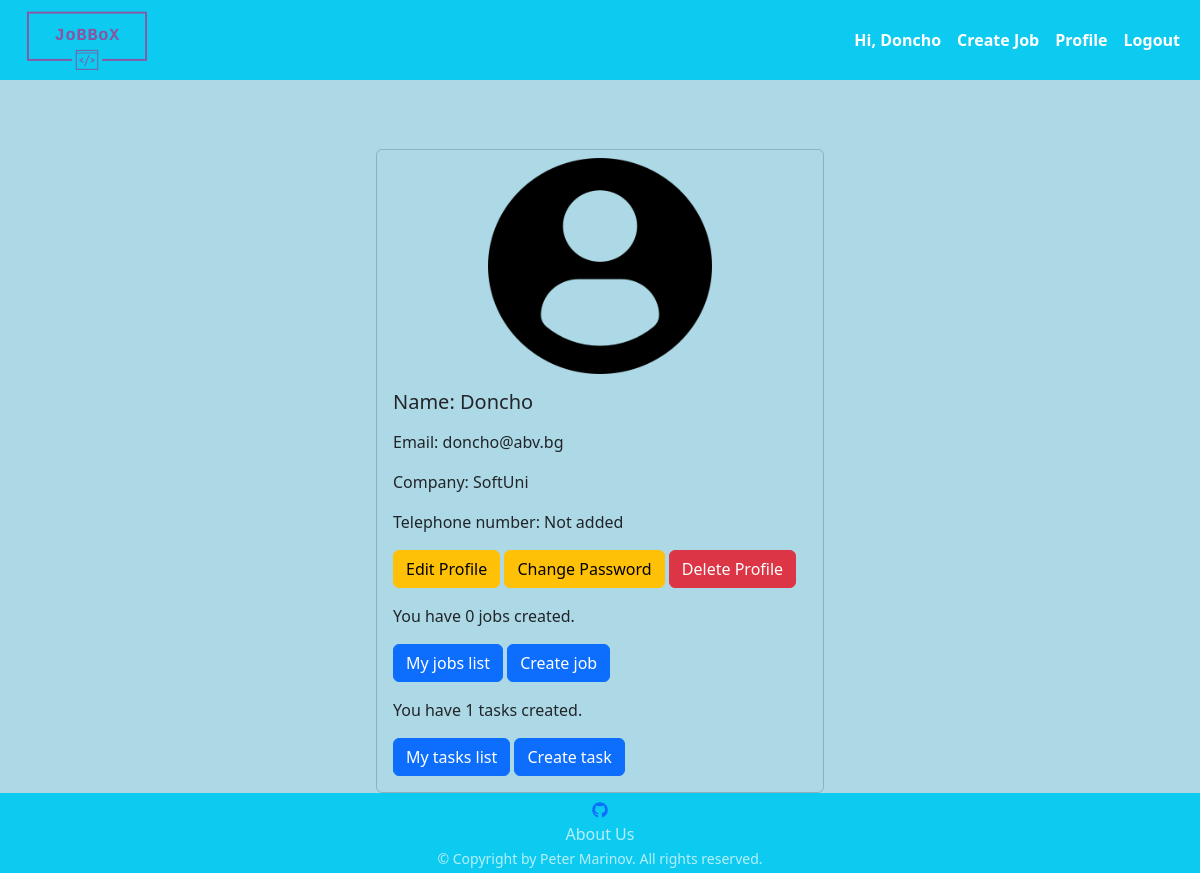
The page /user/profile/ (signed in) on the database as committed earlier.
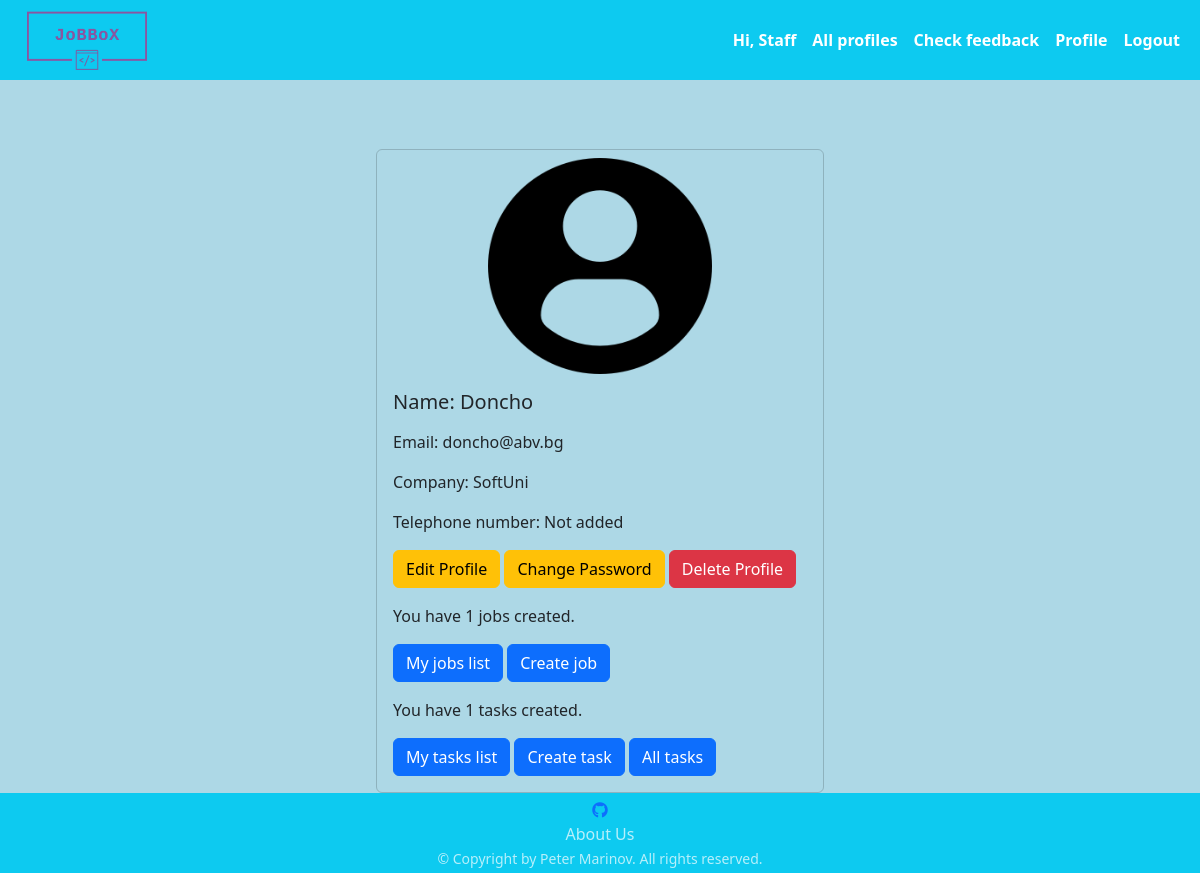
The same page on the database as committed later.
### jobbox/app_auth/models.py (models this page shows)
class AppUser(auth_models.AbstractBaseUser, auth_models.PermissionsMixin):
    USERNAME_FIELD = 'email'
    objects = AppUserManager()
    email = models.EmailField(
        null=False,
        blank=False,
        unique=True,
    )
    is_staff = models.BooleanField(
        default=False,
    )

### jobbox/common/models.py (models this page shows)
class ProfileHR(models.Model):
    FIRST_NAME_MAX_LEN = 30
    LAST_NAME_MAX_LEN = 30
    COMPANY_NAME_MAX_LEN = 15
    TELEPHONE_NUMBER_MAX_LEN = 13
    TELEPHONE_NUMBER_MIN_LEN = 4
    PROFILE_PICTURE_MAX_SIZE_IN_MB = 1
    first_name = models.CharField(
        max_length=FIRST_NAME_MAX_LEN,
        null=True,
        blank=False,
        validators=[
            check_if_only_letters,
        ]
    )
    last_name = models.CharField(
        max_length=LAST_NAME_MAX_LEN,
        null=True,
        blank=True,
        validators=[
            check_if_only_letters,
        ]
    )
    company_name = models.CharField(
        max_length=COMPANY_NAME_MAX_LEN,
        null=True,
        blank=True,
    )
    profile_picture = models.ImageField(
        upload_to='profilehr',
        null=True,
        blank=True,
        validators=[
            FileSizeValidatorInMB(PROFILE_PICTURE_MAX_SIZE_IN_MB)
        ]
    )
    telephone_number = models.CharField(
        max_length=TELEPHONE_NUMBER_MAX_LEN,
        null=True,
        blank=True,
        validators=[
            validators.MinLengthValidator(TELEPHONE_NUMBER_MIN_LEN),
            check_if_number_starts_with_zero_or_plus,
        ]
    )
    user = models.OneToOneField(
        UserModel,
        on_delete=models.CASCADE,
        primary_key=True,
    )
    def full_name(self):
        if self.last_name:
            return f'{self.first_name} {self.last_name}'
        return f'{self.first_name}'
    class Meta:
        verbose_name_plural = 'Profile HRs'

### jobbox/app_auth/views.py (the view)
# urls.py: path('profile/', profile_user, name='profile_user'),
@login_required
def profile_user(request):
    context = {
        'user': request.current_user,
        'number_of_tasks': len(HRTask.objects.filter(user_id=request.current_user.pk)),
        'number_of_jobs': len(Job.objects.filter(hr=request.current_user.pk)),
    }
    return render(request, 'app_auth/profile.html', context=context)

### middawares/middawares.py (called while the page is built)
def set_profile_middleware(get_response):
    def middleware(request, *args, **kwargs):
        if request.user.is_authenticated:
            request.current_user = request.user
        else:
            request.current_user = None
        return get_response(request, *args, **kwargs)
    return middleware

### templates/app_auth/profile.html (shortened to what this page needs)
{% extends 'base.html' %}
{% load static %}
{% block content %}
    <section class="card bg-transparent" style="width: 28rem;">
        {% if user.profilehr.profile_picture %}
            <img class="card-img-top" style="max-height: 14rem;" src="/media/{{ user.profilehr.profile_picture }}"
                 alt="company logo">
        {% else %}
            <div class="d-flex justify-content-center">
                <img class="card-img-top pt-2" style="max-height: 14rem; max-width: 14rem;"
                     src="{% static 'profilehr/profile-user.png' %}" alt="">
            </div>
        {% endif %}
        <div class="card-body">
            {% if user.profilehr.full_name == None %}
                <h5 class="card-title mb-3">Name: Not given</h5>
            {% else %}
                <h5 class="card-title mb-3">Name: {{ user.profilehr.full_name }}</h5>
            {% endif %}
            <p class="card-text">Email: {{ user.email }}</p>
            <p class="card-text">Company: {{ user.profilehr.company_name }}</p>
            {% if user.telephone_number %}
                <p class="card-text">Telephone number: {{ user.profilehr.telephone_number }}</p>
            {% else %}
                <p class="card-text">Telephone number: Not added</p>
            {% endif %}
            <div id="profile-buttons">
                <a class="btn btn-warning mb-3" href="{% url 'edit_profile' %}">Edit Profile</a>
                <a class="btn btn-warning mb-3" href="{% url 'change_password' %}">Change Password</a>
                <a class="btn btn-danger mb-3" href="{% url 'delete_profile' %}">Delete Profile</a>
            </div>
            <div id="jobs-buttons">
                <p class="card-text">You have {{ number_of_jobs }} jobs created.</p>
                <a class="btn btn-primary mb-3" href="{% url 'my_hr_list' %}">My jobs list</a>
                <a class="btn btn-primary mb-3" href="{% url 'create_job' %}">Create job</a>
            </div>
            <div id="task-buttons">
                <p class="card-text">You have {{ number_of_tasks }} tasks created.</p>
                <a class="btn btn-primary" href="{% url 'list_hr_task' %}">My tasks list</a>
                <a class="btn btn-primary" href="{% url 'create_hr_task' %}">Create task</a>
                {% if request.current_user.is_superuser or request.current_user.is_staff %}
                    <a class="btn btn-primary" href="{% url 'list_all_tasks' %}">All tasks</a>
                {% endif %}
            </div>
        </div>
    </section>
{% endblock %}

### templates/base.html (shortened to what this page needs)
{% load static %}
<!doctype html>
<html lang="en">
<head>
    <link href="https://cdn.jsdelivr.net/npm/bootstrap@5.3.0/dist/css/bootstrap.min.css" rel="stylesheet"
>
    <link rel="stylesheet" href="{% static 'style/styles.css' %}">
    <link rel="stylesheet" href="https://cdnjs.cloudflare.com/ajax/libs/font-awesome/6.4.0/css/all.min.css">
</head>
<body>
<header class="header" stlye="height: 100%;">
    <nav class="navbar navbar-expand-sm navbar-light bg-info">
        <div class="container-fluid">
            <a href="{% url 'index' %}">
                <img src="{% static 'jobbox_logos/logo_transparent.png' %}" alt="JoBBoX logo" width="150"
                     class="d-inline-block align-top">
            </a>
            {% if not request.current_user.is_authenticated %}
                <ul class="navbar-nav">
                    <li class="nav-item active">
                        <a class="nav-link badge badge-dark fw-bold nav-link" href="{% url 'login_user' %}">Login</a>
                    </li>
                    <li class="nav-item active">
                        <a class="nav-link badge badge-dark" href="{% url 'register_user' %}">Register</a>
                    </li>
                </ul>
            {% else %}
                <ul class="navbar-nav">
                    <li class="nav-item active">
                        {% if request.current_user.is_superuser %}
                            <span class="nav-link badge badge-dark fw-bold">Hi, Admin</span>
                        {% elif request.current_user.is_staff %}
                            <span class="nav-link badge badge-dark fw-bold">Hi, Staff</span>
                        {% else %}
                            <span class="nav-link badge badge-dark fw-bold">Hi, {{ request.current_user.profilehr.first_name }}</span>
                        {% endif %}
                    </li>
                    {% if request.current_user.is_admin or request.current_user.is_staff %}
                        <li class="nav-item active">
                            <a class="nav-link badge badge-dark fw-bold" href="{% url 'all_profiles' %}">All
                                profiles</a>
                        </li>
                        <li class="nav-item active">
                            <a class="nav-link badge badge-dark fw-bold" href="{% url 'contact_us_list' %}">Check
                                feedback</a>
                        </li>
                    {% else %}
                        <li class="nav-item active">
                            <a class="nav-link badge badge-dark fw-bold" href="{% url 'create_job' %}">Create Job</a>
                        </li>
                    {% endif %}
                    <li class="nav-item active">
                        <a class="nav-link badge badge-dark fw-bold" href="{% url 'profile_user' %}">Profile</a>
                    </li>
                    <li class="nav-item active">
                        <a class="nav-link badge badge-dark fw-bold" href="{% url 'logout_user' %}">Logout</a>
                    </li>
                </ul>
            {% endif %}
        </div>
    </nav>
</header>
<main class="main-content">
    <div class="container">
        <div class="row justify-content-center mt-4">
            {% block content %}
            {% endblock %}
        </div>
    </div>
</main>
<footer class="bg-info footer">
    <div class="centered-content d-flex justify-content-center" style="width: 100%;">
        <ul class="list-unstyled text-center" id="footer-list">
            <li>
                <a href="https://github.com/peter-marinov/jobbox">
                    <i class="fa-brands fa-github"></i>
                </a>
            </li>
            <li>
                <a class="remove-link-underline text-white-70" href="{% url 'about' %}">About Us</a>
            </li>
            <li>
                <small class="text-white-70">&copy; Copyright by Peter Marinov. All rights reserved.</small>
            </li>
        </ul>
    </div>
</footer>
</body>
</html>

Rows that differ between the two databases and show on the page:
changed AppUser "doncho@abv.bg": is_staff False → True (drawn); current_user.profilehr.first_name "Doncho" → (not shown)
Other text that changed with them:
{{ number_of_jobs }}: "0" → "1"
text no longer shown: "Hi, Create Job"
text now shown: "Hi, Staff All profiles Check feedback All tasks"
